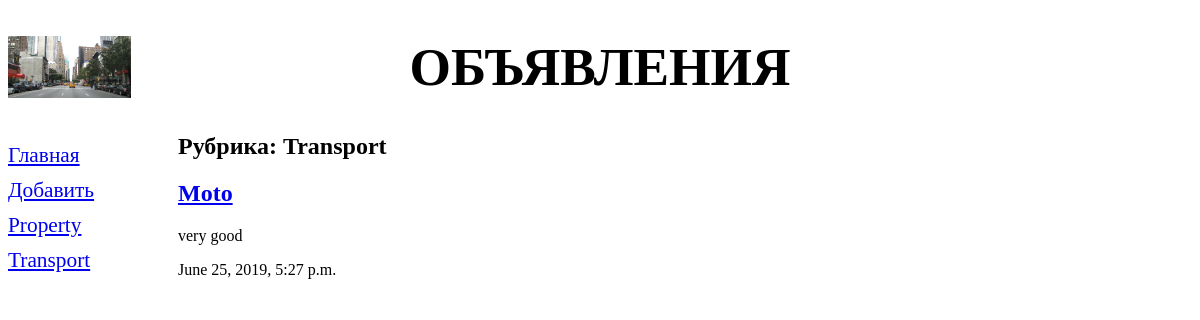
Page /bboard/1/ on the earlier database version.
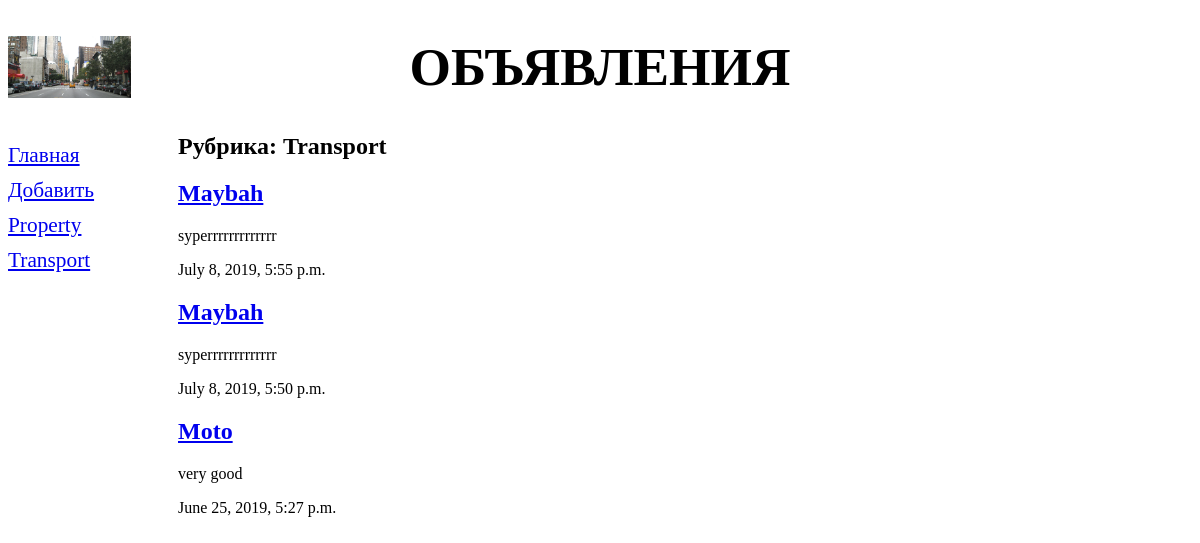
Same page on the later database version.
### bboard/models.py (models this page shows, shortened)
class Rubric(models.Model):
    name = models.CharField(max_length=20, db_index=True, verbose_name='Name')
    class Meta:
        verbose_name_plural = 'Rubrics'
        verbose_name = 'Rubric'
        ordering = ['name']

class Bb(models.Model):
    title = models.CharField(max_length=50, verbose_name='Product')
    content = models.TextField(null=True, blank=True, verbose_name='Description')
    price = models.FloatField(null=True, blank=True, verbose_name='Price')
    published = models.DateTimeField(auto_now_add=True, db_index=True, verbose_name='Posted')
    rubric = models.ForeignKey('Rubric', null=True, on_delete=models.PROTECT, verbose_name='Rubric')
    class Meta:
        verbose_name_plural = 'Announcements'
        verbose_name = 'Announcement'
        ordering = ['-published']

### bboard/views.py (the view)
# urls.py: path('<int:rubric_id>/', by_rubric, name='by_rubric'),
def by_rubric(request, rubric_id):
    bbs = Bb.objects.filter(rubric=rubric_id)
    rubrics = Rubric.objects.all()
    current_rubric = Rubric.objects.get(pk=rubric_id)
    context = {
        'bbs': bbs,
        'rubrics': rubrics,
        'current_rubric': current_rubric
    }
    return render(request, 'bboard/by_rubric.html', context)

### bboard/templates/bboard/by_rubric.html (shortened to what this page needs)
{% extends "bboard/layout/base.html" %}
{% block content %}
<h2>Рубрика: {{ current_rubric.name }}</h2>
{% for bb in bbs %}
    <div>
        <h2><a href="{% url 'detail' pk=bb.pk %}">{{ bb.title }}</a></h2>
        <p> {{ bb.content }} </p>
        <p> {{ bb.published }} </p>
    </div>
{% endfor %}
{% endblock %}

### bboard/templates/bboard/layout/base.html (shortened to what this page needs)
{% load static %}
<!DOCTYPE html>
<html lang="en">
<head>
    <link rel="stylesheet" type="text/css" href="{% static 'bboard/style.css' %}">
</head>
<body>
<header>
    <h1>Объявления</h1>
</header>
<nav>
    <a href="{% url 'index' %}">Главная</a>
    <a href="{% url 'add' %}">Добавить</a>
        {% for rubric in rubrics %}
        <a href="{% url 'by_rubric' rubric.pk %}">{{ rubric.name}}</a>
        {% endfor %}
</nav>
    <section>
        {% block content %}
        {% endblock %}
    </section>
</body>
</html>

Differences in the rows shown:
added Bb: title "Maybah", content "syperrrrrrrrrrrrr", published "July 8, 2019, 5:55 p.m."
added Bb: title "Maybah", content "syperrrrrrrrrrrrr", published "July 8, 2019, 5:50 p.m."
